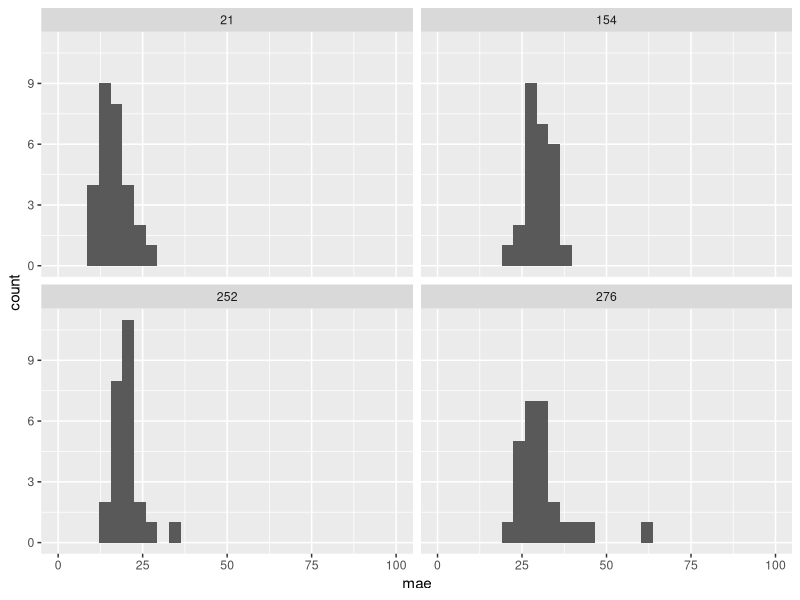
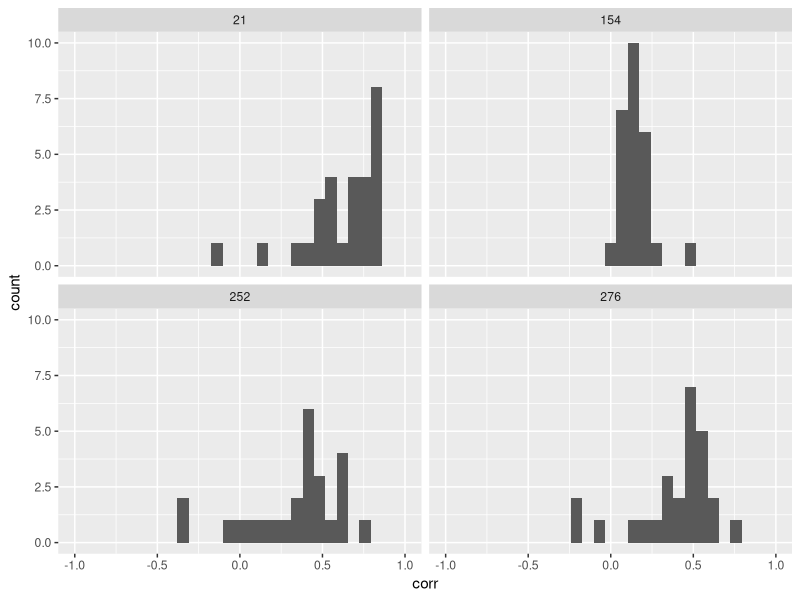
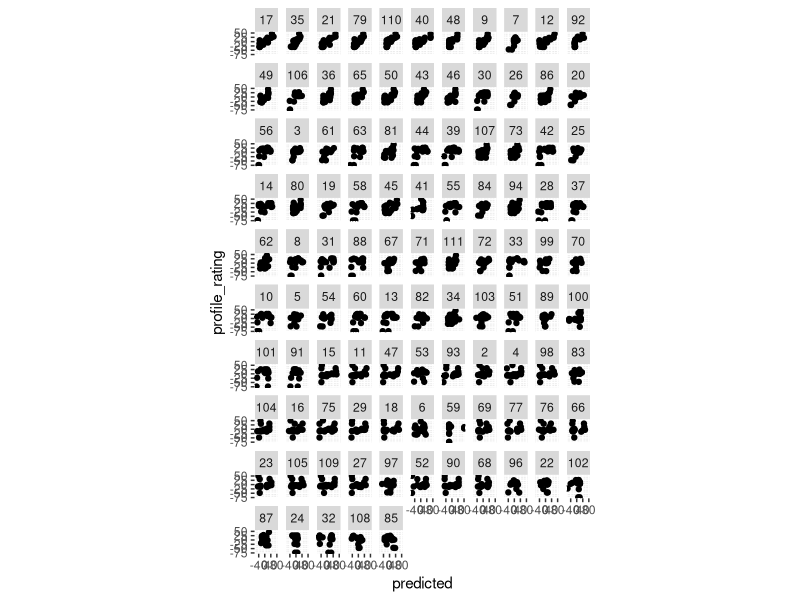
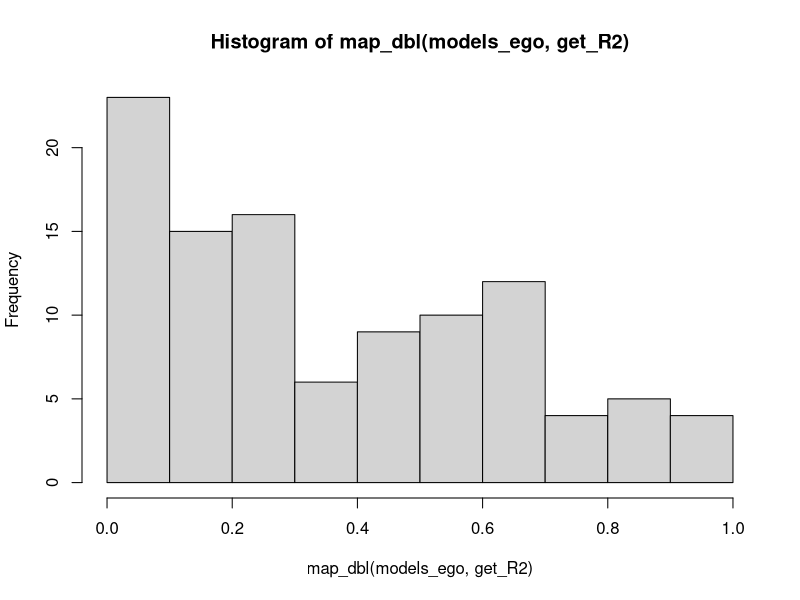
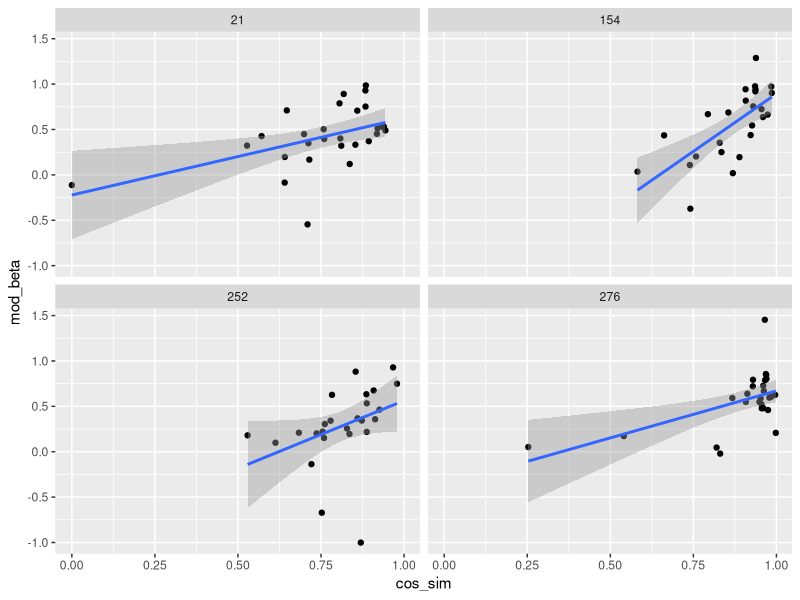
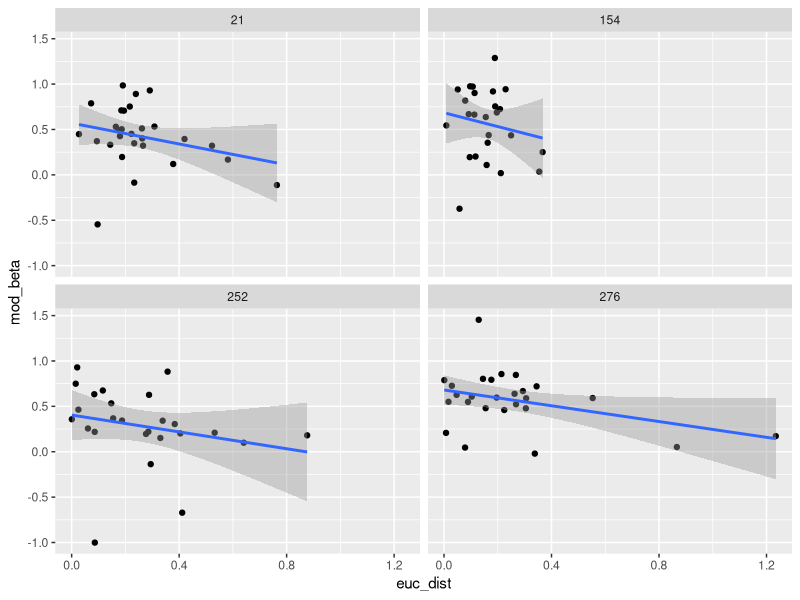
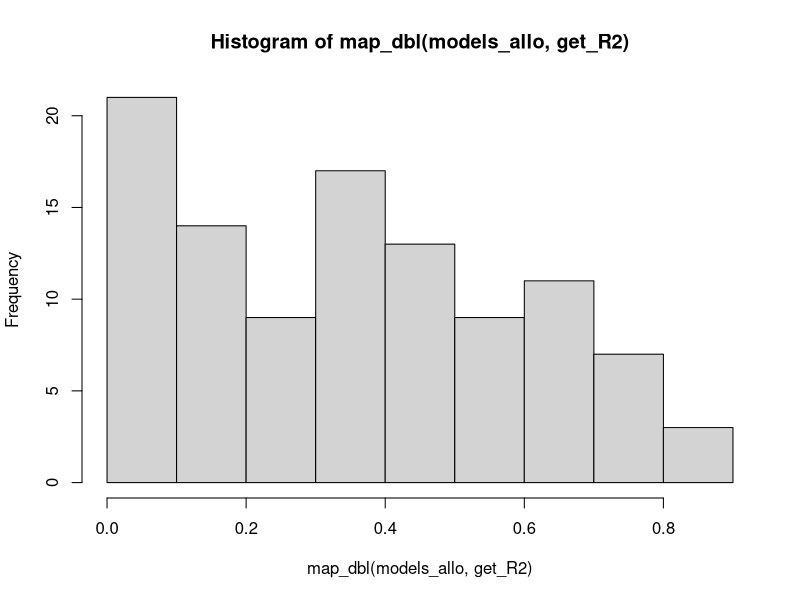
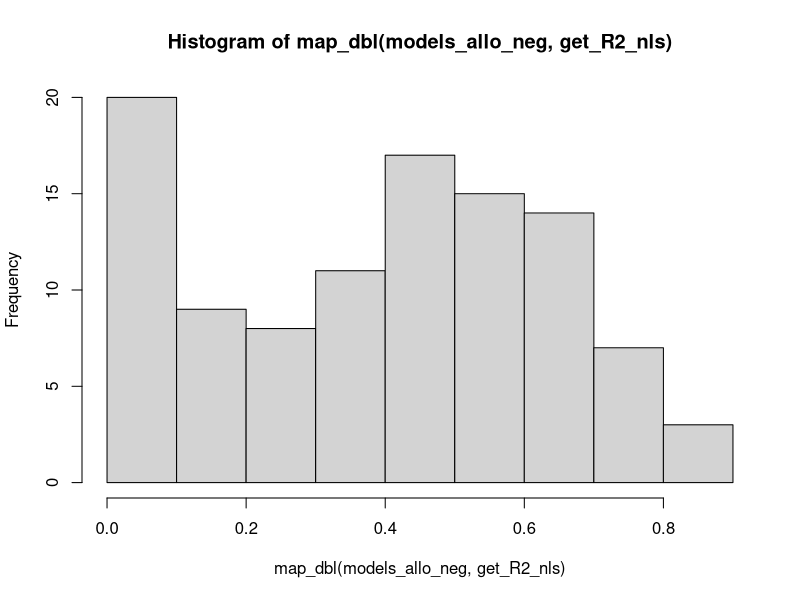

Reproduce these figures in R, in order.
## ---- chunk 1
library(tidyverse)
library(minpack.lm)
## ---- chunk 2
df_raw <- read_csv("complete_thesis_data.csv") %>% 
  filter(rating_type != "Actual")
artworks <- read_csv("artwork-embeddings.csv")

artworks <- artworks %>% 
  pivot_longer(cols = matches("V[0-9]")) %>% 
  group_by(item,Title,Artist,Style,Genre,piclink,imglink) %>% 
  summarize(
    embedding = list(value)
  )


df_all <- df_raw %>% 
  group_by(participantID) %>% 
  filter(n() >= 40) %>%  # some have 40- and some 42 -- was this a bug in qualtrics or data processing?
  ungroup() %>% 
  rename(profile = rating_subj) %>% 
  pivot_wider(
    names_from = "rating_type",
    values_from = c("rating")
  ) %>% 
  rename(
    predicted = Target,
    recommender_rating = SelfRate,
    profile_rating = actual_rating
    ) %>% 
  select(participantID, profile, artwork, predicted, recommender_rating, profile_rating)



 df_all <- artworks %>% 
  right_join(df_all, by = c("imglink" = "artwork"))

df <- df_all %>% 
  drop_na(predicted)

df_similarities <- df_all %>% 
  filter(is.na(predicted)) %>% 
  filter(participantID != 0) %>% 
  group_by(participantID) %>% 
  mutate(
    pr_l2 = profile_rating / sqrt(sum(profile_rating^2)),
    rec_l2 = recommender_rating / sqrt(sum(recommender_rating^2))
  ) %>% 
  summarize(
    euc_dist = sqrt(sum(pr_l2 - rec_l2)^2),
    cos_sim = sum(profile_rating * recommender_rating) / (sqrt(sum(profile_rating^2)) * sqrt(sum(recommender_rating^2)))
    )

df <- left_join(df, df_similarities, by = "participantID")


df_centered <- df %>% 
  filter(participantID > 0) %>% 
  # mutate(
  #   cos_sim = if_else(participantID==0, 0, cos_sim),
  #   euc_dist = if_else(participantID==0, 0, euc_dist),
  #   ) %>% 
  # mutate(participantID = if_else(participantID==0, -profile, participantID)) %>% 
  drop_na(cos_sim, euc_dist) %>% 
  group_by(participantID) %>% 
  mutate(across(c(predicted, recommender_rating, profile_rating), .fns = ~.x-mean(.x, na.rm=TRUE)))
## ---- chunk 3
df %>% 
  filter(participantID != 0) %>%  # remove chatgpt
  group_by(participantID, profile) %>% 
  summarize(mae = mean(abs(predicted - profile_rating))) %>% 
  ggplot(aes(x=mae)) +
  geom_histogram() +
  facet_wrap(~profile) +
  xlim(0, 100)
## ---- chunk 4
df %>% 
  filter(participantID != 0) %>%  # remove chatgpt
  group_by(participantID, profile) %>% 
  summarize(corr = cor(predicted, profile_rating)) %>% 
  ggplot(aes(x=corr)) +
  geom_histogram() +
  facet_wrap(~profile) +
  xlim(-1, 1)
## ---- chunk 5
df_centered %>% 
  # filter(participantID > 0) %>% 
  # group_by(participantID) %>% 
  mutate(corr = cor(predicted, profile_rating)) %>% 
  ungroup() %>% 
  mutate(corank = dense_rank(corr)) %>% 
  ggplot(aes(x=predicted, y = profile_rating)) +
  geom_point() +
  facet_wrap(~reorder(participantID, -corank)) +
  theme(aspect.ratio = 1)
## ---- chunk 6
df_all %>% 
  filter(participantID != 0) %>% 
  group_by(profile, participantID) %>% 
  group_by(profile) %>% 
  # summarize(max(n))
  filter(is.na(predicted)) %>% 
  distinct(profile, item, .keep_all = TRUE) %>% 
  select(profile, item, embedding) %>% 
  arrange(profile, item) %>% 
  group_by(profile) %>% 
  filter(!(profile==21 & item==190))
  # summarize(emb_list = list(embedding))

prof_ratings <- df_all %>% 
  filter(participantID != 0) %>% 
  filter(!(profile==21 & item==190)) %>% 
  group_by(profile, participantID) %>% 
  filter(n() >=23) %>% 
  filter(is.na(predicted)) %>% 
  ungroup() %>% 
  distinct(profile, item, .keep_all = TRUE) %>% 
  select(profile, item, profile_rating, embedding) %>% 
  arrange(profile, item) %>% 
  group_by(profile) %>% 
  mutate(example_num = 1:n()) %>% 
  select(-item) %>% 
  pivot_wider(
    names_from = example_num,
    values_from = c(profile_rating, embedding)
  )
  
## ---- chunk 7
df
## ---- chunk 8
IDs <- sort(unique(df_centered %>% pull(participantID)))

fit_model_ego <- function(pid){
  d <- df_centered %>% 
    filter(participantID == pid)
  return(lm(predicted ~ recommender_rating, d))
}

models_ego <- lapply(IDs, fit_model_ego)

get_R2 <- function(mod){
  x <- summary(mod)$r.squared
  return(x)
}

get_beta <- function(mod){
  x <- mod$coefficients[2]
  return(x)
}

hist(map_dbl(models_ego, get_R2))
  
## ---- chunk 9
df_centered %>% 
  arrange(participantID) %>% 
  ungroup() %>% 
  distinct(participantID, .keep_all = TRUE) %>% 
  mutate(mod_beta = map_dbl(models_ego, get_beta)) %>% 
  filter(participantID >= 0) %>% 
  ggplot(aes(x=cos_sim, y = mod_beta)) +
  geom_point() +
  geom_smooth(method = "lm") +
  facet_wrap(~profile)

df_centered %>% 
  arrange(participantID) %>% 
  ungroup() %>% 
  distinct(participantID, .keep_all = TRUE) %>% 
  mutate(mod_beta = map_dbl(models_ego, get_beta)) %>% 
  filter(participantID >= 0) %>% 
  ggplot(aes(x=euc_dist, y = mod_beta)) +
  geom_point() +
  geom_smooth(method = "lm") +
  facet_wrap(~profile)
## ---- chunk 10
standardize <- function(x){
  (x - mean(x))/sd(x)
}

eucnorm <- function(x) sqrt(sum(x^2))


euc_sim_list <- function(l1, l2){
  l1 <- as.numeric(l1)
  l2 <- as.numeric(l2)
  2 - sqrt(sum((l1/eucnorm(l1) - l2/eucnorm(l2))^2))
}

cos_sim_list <- function(l1, l2){
  l1 <- as.numeric(l1)
  l2 <- as.numeric(l2)
  sum(l1 * l2) / (sqrt(sum(l1^2)) * sqrt(sum(l2^2)))
}

fit_model_allo <- function(pid, simfunc = euc_sim_list){
  d <- df_centered %>% 
    filter(participantID == pid) %>% 
    left_join(prof_ratings, by = "profile") %>% 
    mutate(
      sim_1 = map2_dbl(embedding, embedding_1, simfunc),
      sim_2 = map2_dbl(embedding, embedding_2, simfunc),
      sim_3 = map2_dbl(embedding, embedding_3, simfunc),
      sim_4 = map2_dbl(embedding, embedding_4, simfunc),
      sim_5 = map2_dbl(embedding, embedding_5, simfunc),
      sim_6 = map2_dbl(embedding, embedding_6, simfunc)
    ) %>% 
    mutate(
      rweighted = (profile_rating_1 * sim_1 + profile_rating_2 * sim_2 + profile_rating_3 * sim_3 + profile_rating_4 * sim_4 + profile_rating_5 * sim_5 + profile_rating_6 * sim_6)/(sim_1 + sim_2 + sim_3 + sim_4 + sim_5 + sim_6)
    ) 
  
  return(lm(predicted ~ rweighted, d))
}

models_allo <- lapply(IDs, fit_model_allo)

get_R2 <- function(mod){
  x <- summary(mod)$r.squared
  return(x)
}

get_beta <- function(mod){
  x <- mod$coefficients[2]
  return(x)
}

hist(map_dbl(models_allo, get_R2))
## ---- chunk 11
# clamp <- function(x, a=0, b=Inf) {
#     pmax(a, pmin(x, b) )
# }



fit_model_allo_neg <- function(pid, simfunc = euc_sim_list){
  d <<- df_centered %>% 
    filter(participantID == pid) %>% 
    left_join(prof_ratings, by = "profile") %>% 
    mutate(
      sim_1 = map2_dbl(embedding, embedding_1, simfunc),
      sim_2 = map2_dbl(embedding, embedding_2, simfunc),
      sim_3 = map2_dbl(embedding, embedding_3, simfunc),
      sim_4 = map2_dbl(embedding, embedding_4, simfunc),
      sim_5 = map2_dbl(embedding, embedding_5, simfunc),
      sim_6 = map2_dbl(embedding, embedding_6, simfunc)
    )# %>% 
    # mutate(across(contains('sim_'), clamp)) %>%
    # mutate(
    #   rweighted = (profile_rating_1 * sim_1 + profile_rating_2 * sim_2 + profile_rating_3 * sim_3 + profile_rating_4 * sim_4 + profile_rating_5 * sim_5 + profile_rating_6 * sim_6)/(sim_1 + sim_2 + sim_3 + sim_4 + sim_5 + sim_6)
  
  fit <- nlsLM(predicted ~ b + z * (profile_rating_1 * (sim_1 - a) + profile_rating_2 * (sim_2 - a) + profile_rating_3 * (sim_3 - a) + profile_rating_4 * (sim_4 - a) + profile_rating_5 * (sim_5 - a) + profile_rating_6 * (sim_6 - a) )/(sim_1 + sim_2 + sim_3 + sim_4 + sim_5 + sim_6), d, start=list(a=1, b=0, z = 1), algorithm="port", 
    lower=c(0, -100, -100), upper=c(2,100, 100))
     
  return(fit)
}

models_allo_neg <- lapply(IDs, fit_model_allo_neg)

get_R2_nls <- function(mod){
  preds <- predict(mod)
  y <- preds + resid(mod)
  return(cor(preds, y)^2)
}

hist(map_dbl(models_allo_neg, get_R2_nls))
## ---- chunk 12
get_zeropoint_par <- function(mod){
  coef(mod)[1]
}

hist(map_dbl(models_allo_neg, get_zeropoint_par))
## ---- chunk 13

fit_model_allobest_weighted <- function(pid, simfunc = euc_sim_list){
  d <- df_centered %>% 
    filter(participantID == pid) %>% 
    left_join(prof_ratings, by = "profile") %>% 
    mutate(
      sim_1 = map2_dbl(embedding, embedding_1, simfunc),
      sim_2 = map2_dbl(embedding, embedding_2, simfunc),
      sim_3 = map2_dbl(embedding, embedding_3, simfunc),
      sim_4 = map2_dbl(embedding, embedding_4, simfunc),
      sim_5 = map2_dbl(embedding, embedding_5, simfunc),
      sim_6 = map2_dbl(embedding, embedding_6, simfunc)
    ) %>% 
    mutate(
      max_sim = pmap_dbl(list(sim_1, sim_2, sim_3, sim_4, sim_5, sim_6), max),
      weighted_closest_rating = case_when(
        max_sim == sim_1 ~ max_sim*profile_rating_1,
        max_sim == sim_2 ~ max_sim*profile_rating_2,
        max_sim == sim_3 ~ max_sim*profile_rating_3,
        max_sim == sim_4 ~ max_sim*profile_rating_4,
        max_sim == sim_5 ~ max_sim*profile_rating_5,
        max_sim == sim_6 ~ max_sim*profile_rating_6,
      ),
      unweighted_closest_rating = case_when(
        max_sim == sim_1 ~ profile_rating_1,
        max_sim == sim_2 ~ profile_rating_2,
        max_sim == sim_3 ~ profile_rating_3,
        max_sim == sim_4 ~ profile_rating_4,
        max_sim == sim_5 ~ profile_rating_5,
        max_sim == sim_6 ~ profile_rating_6,
      )
    )
  
  return(lm(predicted ~ weighted_closest_rating, d))
}

models_allobestweighted <- lapply(IDs, fit_model_allobest_weighted)

get_R2 <- function(mod){
  x <- summary(mod)$r.squared
  return(x)
}

get_beta <- function(mod){
  x <- mod$coefficients[2]
  return(x)
}

hist(map_dbl(models_allobestweighted, get_R2))
## ---- chunk 14
fit_model_allobest_unweighted <- function(pid, simfunc = euc_sim_list){
  d <- df_centered %>% 
    filter(participantID == pid) %>% 
    left_join(prof_ratings, by = "profile") %>% 
    mutate(
      sim_1 = map2_dbl(embedding, embedding_1, simfunc),
      sim_2 = map2_dbl(embedding, embedding_2, simfunc),
      sim_3 = map2_dbl(embedding, embedding_3, simfunc),
      sim_4 = map2_dbl(embedding, embedding_4, simfunc),
      sim_5 = map2_dbl(embedding, embedding_5, simfunc),
      sim_6 = map2_dbl(embedding, embedding_6, simfunc)
    ) %>% 
    mutate(
      max_sim = pmap_dbl(list(sim_1, sim_2, sim_3, sim_4, sim_5, sim_6), max),
      weighted_closest_rating = case_when(
        max_sim == sim_1 ~ max_sim*profile_rating_1,
        max_sim == sim_2 ~ max_sim*profile_rating_2,
        max_sim == sim_3 ~ max_sim*profile_rating_3,
        max_sim == sim_4 ~ max_sim*profile_rating_4,
        max_sim == sim_5 ~ max_sim*profile_rating_5,
        max_sim == sim_6 ~ max_sim*profile_rating_6,
      ),
      unweighted_closest_rating = case_when(
        max_sim == sim_1 ~ profile_rating_1,
        max_sim == sim_2 ~ profile_rating_2,
        max_sim == sim_3 ~ profile_rating_3,
        max_sim == sim_4 ~ profile_rating_4,
        max_sim == sim_5 ~ profile_rating_5,
        max_sim == sim_6 ~ profile_rating_6,
      )
    )
  
  return(lm(predicted ~ unweighted_closest_rating, d))
}

models_allobest_unweighted <- lapply(IDs, fit_model_allobest_unweighted)

get_R2 <- function(mod){
  x <- summary(mod)$r.squared
  return(x)
}

hist(map_dbl(models_allobest_unweighted, get_R2))
## ---- chunk 15
fit_model_allo_minmax <- function(pid, simfunc = euc_sim_list){
  d <- df_centered %>% 
    filter(participantID == pid) %>% 
    left_join(prof_ratings, by = "profile") %>% 
    mutate(
      sim_1 = map2_dbl(embedding, embedding_1, simfunc),
      sim_2 = map2_dbl(embedding, embedding_2, simfunc),
      sim_3 = map2_dbl(embedding, embedding_3, simfunc),
      sim_4 = map2_dbl(embedding, embedding_4, simfunc),
      sim_5 = map2_dbl(embedding, embedding_5, simfunc),
      sim_6 = map2_dbl(embedding, embedding_6, simfunc)
    ) %>% 
    mutate(
      max_sim = pmap_dbl(list(sim_1, sim_2, sim_3, sim_4, sim_5, sim_6), max),
      min_sim = pmap_dbl(list(sim_1, sim_2, sim_3, sim_4, sim_5, sim_6), min),
      unweighted_closest_rating = case_when(
        max_sim == sim_1 ~ profile_rating_1,
        max_sim == sim_2 ~ profile_rating_2,
        max_sim == sim_3 ~ profile_rating_3,
        max_sim == sim_4 ~ profile_rating_4,
        max_sim == sim_5 ~ profile_rating_5,
        max_sim == sim_6 ~ profile_rating_6,
      ),
      unweighted_furthest_rating = case_when(
        min_sim == sim_1 ~ profile_rating_1,
        min_sim == sim_2 ~ profile_rating_2,
        min_sim == sim_3 ~ profile_rating_3,
        min_sim == sim_4 ~ profile_rating_4,
        min_sim == sim_5 ~ profile_rating_5,
        min_sim == sim_6 ~ profile_rating_6,
      ),
      rweight = unweighted_closest_rating * max_sim + (unweighted_furthest_rating * -1*min_sim)
    )
    
  
  return(lm(predicted ~ rweight, d))
}

models_allo_minmax <- lapply(IDs, fit_model_allo_minmax)

hist(map_dbl(models_allo_minmax, get_R2))
## ---- chunk 16
fit_model_allo_ego <- function(pid, distfunc = euc_sim_list){
  d <- df_centered %>% 
    filter(participantID == pid) %>% 
    left_join(prof_ratings, by = "profile") %>% 
    mutate(
      sim_1 = map2_dbl(embedding, embedding_1, distfunc),
      sim_2 = map2_dbl(embedding, embedding_2, distfunc),
      sim_3 = map2_dbl(embedding, embedding_3, distfunc),
      sim_4 = map2_dbl(embedding, embedding_4, distfunc),
      sim_5 = map2_dbl(embedding, embedding_5, distfunc),
      sim_6 = map2_dbl(embedding, embedding_6, distfunc)
    ) %>% 
    # mutate(across(contains("sim_"), ~1/.x)) %>% 
    mutate(
      rweighted = (profile_rating_1 * sim_1 + profile_rating_2 * sim_2 + profile_rating_3 * sim_3 + profile_rating_4 * sim_4 + profile_rating_5 * sim_5 + profile_rating_6 * sim_6)/(sim_1 + sim_2 + sim_3 + sim_4 + sim_5 + sim_6) + (recommender_rating * cos_sim)
    ) 
  
  return(lm(predicted ~ rweighted, d))
}

models_allo_ego <- lapply(IDs, fit_model_allo_ego)

get_R2 <- function(mod){
  x <- summary(mod)$r.squared
  return(x)
}

get_beta <- function(mod){
  x <- mod$coefficients[2]
  return(x)
}

hist(map_dbl(models_allo_ego, get_R2))
## ---- chunk 17

df_with_fits <- df_centered %>% 
  group_by(participantID, profile, cos_sim, euc_dist) %>% 
  summarize(
    mae = mean(abs(predicted - profile_rating)),
    corr = cor(predicted, profile_rating),
    TSS = var(predicted)*n(),
    N = n()
    ) %>% 
  ungroup() %>% 
  arrange(participantID) %>% 
  mutate(
    ego_r2 = map_dbl(models_ego, get_R2),
    allo_r2 = map_dbl(models_allo, get_R2),
    allo_neg_r2 = map_dbl(models_allo_neg, get_R2_nls),
    allobest_r2 = map_dbl(models_allobest_unweighted, get_R2),
    allo_minmax_r2 = map_dbl(models_allo_minmax, get_R2),
    hybrid_r2 = map_dbl(models_allo_ego, get_R2)
  ) %>% 
  mutate(
    max_r2 = pmap_dbl(list(ego_r2,allo_r2, allobest_r2, allo_neg_r2, hybrid_r2, allo_minmax_r2), max),
    best_model = case_when(
      max_r2 == ego_r2 ~ "ego",
      max_r2 == allo_r2 ~ "allo",
      max_r2 == allo_neg_r2 ~ "allo_neg",
      max_r2 == allobest_r2 ~ "allobest",
      max_r2 == allo_minmax_r2 ~ "allominmax",
      max_r2 == hybrid_r2 ~ "hybrid"
      
    )
  )

df_with_fits %>% 
  count(best_model)
## ---- chunk 18
df_with_fits %>% 
  ggplot(aes(x=max_r2)) +
  geom_histogram()
## ---- chunk 19

df_with_fits %>% 
  ungroup() %>% 
  mutate(mod_beta = map_dbl(models_ego, get_beta)) %>% 
  filter(best_model == "ego") %>%
  ggplot(aes(x=cos_sim, y = mod_beta)) +
  geom_point() +
  geom_smooth(method = "lm")


df_with_fits %>% 
  ungroup() %>% 
  mutate(mod_beta = map_dbl(models_ego, get_beta)) %>% 
  filter(best_model == "ego") %>%
  ggplot(aes(x=euc_dist, y = mod_beta)) +
  geom_point() +
  geom_smooth(method = "lm")
## ---- chunk 20
df_with_fits %>% 
  ungroup() %>% 
  mutate(mod_beta = map_dbl(models_ego, get_beta)) %>% 
  filter(best_model == "ego") -> x

summary(lm(mod_beta ~ cos_sim, x))
summary(lm(mod_beta ~ euc_dist, x))
## ---- chunk 21

# aic
r2aic <- function(R2, TSS, n, k){
  RSS <- (1-R2)*TSS
  aic <- n * log(RSS/n) + 2 * k
  return(aic)
}


r2aic_c <- function(R2, TSS, n, k){
  RSS <- (1-R2)*TSS
  aic <- n * log(RSS/n) + 2 * k
  return(aic + (2*k^2 + 2*k)/(n-k-1) )
}


df_with_fits %>% 
  mutate(
    allo_summary_r2 = pmap_dbl(list(allo_r2, allobest_r2, allo_neg_r2, allo_minmax_r2), max)
  ) %>% 
  pivot_longer(c(contains("_r2"), -"max_r2"), names_to = "model", values_to = "R2") %>% 
  # filter(model %in% c("ego_r2", "allo_summary_r2", "hybrid_r2")) %>% 
  mutate(num_params = 2 ) %>% 
  mutate(
    aic = r2aic_c(R2, TSS, N, num_params)
    ) %>% 
  group_by(participantID, profile, cos_sim, euc_dist, mae, corr, best_model) %>% 
  mutate(
    # min_aic = min(aic),
    delta_aic = aic - min(aic),
    w_aic = exp(-1/2 * delta_aic)/ sum( exp(-1/2 * delta_aic)),
    hybrid_waic = sum(if_else(model == "hybrid_r2", w_aic, 0)),
    ego_waic = sum(if_else(model == "ego_r2", w_aic, 0)),
    max_waic = map_dbl(w_aic, max)
  ) %>% 
  ggplot(aes(x=reorder(participantID, hybrid_waic + ego_waic), y = w_aic, fill = model)) +
  geom_col() +
  theme_bw() +
  theme(
    axis.text.x = element_text(angle = 90, vjust = .5),
    panel.grid = element_blank()
    )  +
  labs(x = "Participant ID", y = "AIC Weight", fill = "Model")
  
  
## ---- chunk 22

df_with_fits %>% 
  ggplot(aes(x=best_model, y = mae)) +
  geom_boxplot(alpha = .25) +
  geom_jitter(width = .1) 
## ---- chunk 23
df_with_fits %>% 
  # filter(cos_sim > .50) %>% 
  # mutate(allo_or_ego = if_else(best_model == 'ego', "ego", "allo")) %>%
  ggplot(aes(x=cos_sim, y = mae)) +
  geom_point()+
  # facet_wrap(~allo_or_ego) +
  geom_smooth(method='lm')
## ---- chunk 24
df_with_fits %>% 
  # filter(participantID > 0) %>% 
  # group_by(participantID) %>% 
  # mutate(corr = cor(predicted, profile_rating)) %>% 
  ungroup() %>% 
  distinct(participantID, best_model, corr, max_r2) %>% 
  mutate(prank = percent_rank(corr)) %>% 
  # filter(prank > .90) %>% 
  arrange(-max_r2)
## ---- chunk 25
df_with_fits %>% 
  filter(max_r2 < .3) %>%
  ggplot(aes(x=corr)) +
  geom_histogram() 
## ---- chunk 26



## ---- chunk 27
df_with_fits %>% 
  filter(participantID < 0)
## ---- chunk 28
df %>% 
  filter(participantID == 0) %>% 
  ggplot(aes(x=predicted, y = profile_rating)) +
  geom_point() +
  facet_wrap(~profile) +
  theme(aspect.ratio = 1)
